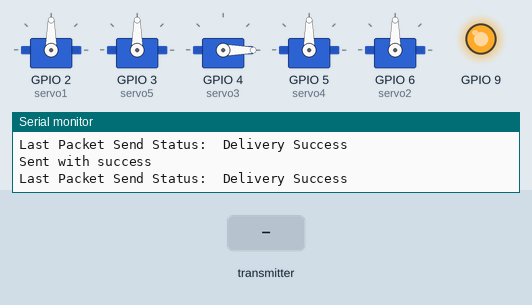
This sketch was run on a simulated ESP32. Parts: 5 × servo, output pins drawn as LEDs (lit = HIGH), the last lines printed to the serial monitor. Inputs (shaded band) come from the test bench.

Above: at 1.2 s.
1.3 s: the transmitter starts sending RotLeft = 0
At 2.4 s:
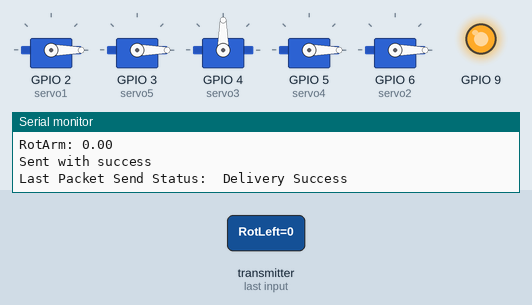
2.8 s: the transmitter starts sending RotRight = 25
At 3.8 s:
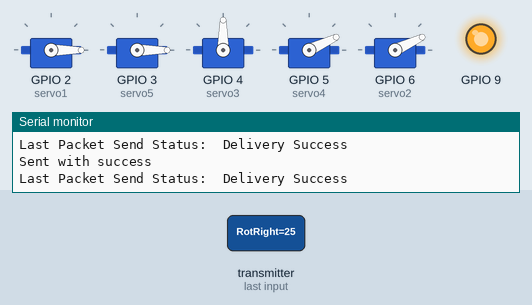
4.3 s: the transmitter starts sending RotArm = 25
At 5.2 s:
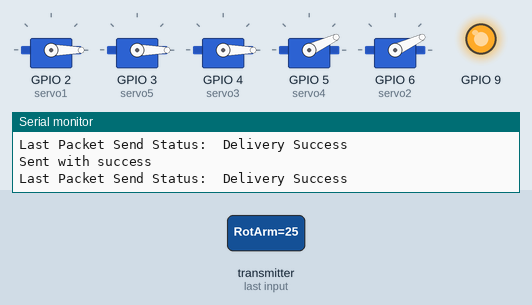
5.8 s: the transmitter starts sending RotLeft = 25
At 6.6 s:
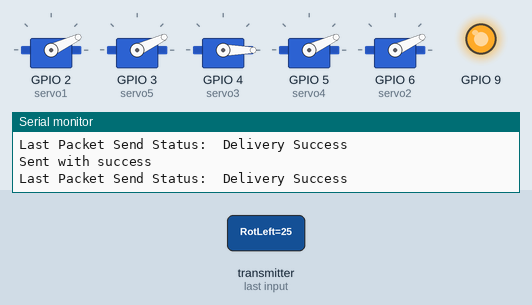
7.3 s: the transmitter starts sending RotRight = 50
At 8.0 s:
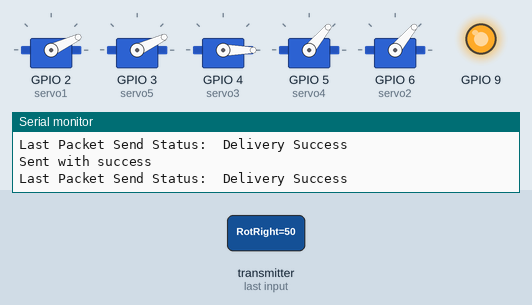
8.8 s: the transmitter starts sending RotArm = 0
At 9.3 s:
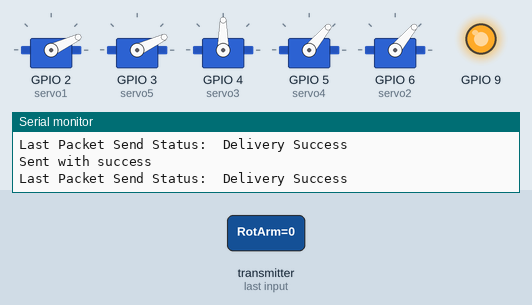
Timing chart, 0 to 11.3 s (numbered marks = the images above; inputs shaded):
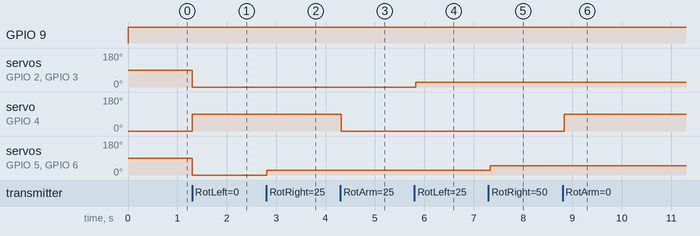

The sketch:

robot_code.ino
```cpp
// (licence header left out)
#include <esp_now.h>
#include <WiFi.h>

#include <ESP32Servo.h>
#include <Wire.h>

Servo servo1;
Servo servo2;
Servo servo3;
Servo servo4;
Servo servo5;

// REPLACE WITH THE MAC Address of your controller esp
uint8_t broadcastAddress[] = {0x64, 0xE8, 0x33, 0x86, 0xAF, 0x74}; //64:e8:33:86:af:74

float rotationLeft;
float rotationRight;
float Arm;

int servoLeft = 90;
int servoRight = 90;
int servoArm = 90;

// Define variables to store incoming readings
float incomingRotationLeft;
float incomingRotationRight;
float incomingArm;

// Variable to store if sending data was successful
String success;

//Structure example to send data

//Must match the receiver structure
typedef struct struct_message {
    float RotLeft;
    float RotRight;
    float RotArm;
} struct_message;

// Create a struct_message called RotReadings to hold sensor readings
struct_message RotReadings;

// Create a struct_message to hold incoming sensor readings
struct_message incomingReadings;

esp_now_peer_info_t peerInfo;

// Callback when data is sent
void OnDataSent(const uint8_t *mac_addr, esp_now_send_status_t status) {
  Serial.print("\r\nLast Packet Send Status:\t");
  Serial.println(status == ESP_NOW_SEND_SUCCESS ? "Delivery Success" : "Delivery Fail");
  if (status == 0){
    success = "Delivery Success :)";
    digitalWrite(D10, HIGH);

  }
  else{
    success = "Delivery Fail :(";
    servoLeft = 90;
    servoRight = 90;
    servoArm = 90;
    digitalWrite(D10, LOW);
  }
}

// Callback when data is received
void OnDataRecv(const uint8_t * mac, const uint8_t *incomingData, int len) {
  memcpy(&incomingReadings, incomingData, sizeof(incomingReadings));
  Serial.print("Bytes received: ");
  Serial.println(len);
  incomingRotationLeft = incomingReadings.RotLeft;
  incomingRotationRight = incomingReadings.RotRight;
  incomingArm = incomingReadings.RotArm;
  Serial.print("RotLeft: ");
  Serial.println(incomingRotationLeft);
  Serial.print("RotRight: ");
  Serial.println(incomingRotationRight);
  Serial.print("RotArm: ");
  Serial.println(incomingArm);
  servoLeft=int(incomingRotationLeft);
  servoRight=int(incomingRotationRight);
  servoArm=int(incomingArm);

}

void setup() {
  // Init Serial Monitor
  Serial.begin(115200);

  servo1.attach(D1);
  servo5.attach(D2);
  servo3.attach(D3);
  servo4.attach(D4);
  servo2.attach(D5);


  pinMode(D10, OUTPUT);


  // Set device as a Wi-Fi Station
  WiFi.mode(WIFI_STA);

  // Init ESP-NOW
  if (esp_now_init() != ESP_OK) {
    Serial.println("Error initializing ESP-NOW");
    return;
  }

  // Once ESPNow is successfully Init, we will register for Send CB to
  // get the status of Trasnmitted packet
  esp_now_register_send_cb((esp_now_send_cb_t)OnDataSent);

  // Register peer
  memcpy(peerInfo.peer_addr, broadcastAddress, 6);
  peerInfo.channel = 0;
  peerInfo.encrypt = false;

  // Add peer
  if (esp_now_add_peer(&peerInfo) != ESP_OK){
    Serial.println("Failed to add peer");
    return;
  }
  // Register for a callback function that will be called when data is received
  esp_now_register_recv_cb(esp_now_recv_cb_t(OnDataRecv));
}

void loop() {

 rotationLeft=90;
 rotationRight=90;
 Arm=90;


  // Set values to send
  RotReadings.RotLeft = rotationLeft;
  RotReadings.RotRight = rotationRight;
  RotReadings.RotArm = Arm;

  // Send message via ESP-NOW
  esp_err_t result = esp_now_send(broadcastAddress, (uint8_t *) &RotReadings, sizeof(RotReadings));

  if (result == ESP_OK) {
    Serial.println("Sent with success");
  }
  else {
    Serial.println("Error sending the data");
  }


  // Student can edit servo.write numbers to center servos (see below)
// for instance, can change 90 to 88 or 93 if there is undesired movement
//"servo#.write(90);"
//replace # with the servo number

  if (abs(90-servoLeft) > 25){
  servo1.write(servoLeft);
  servo5.write(servoLeft);
  }
  else {
    servo1.write(90);
    servo5.write(90);
  }


  if (abs(90-servoRight) > 25){
  servo2.write(servoRight);
  servo4.write(servoRight);
  }
  else {
    servo2.write(90);
    servo4.write(90);
  }


  if (servoArm == 0){

  servo3.write(90);

  }


  else{

    servo3.write(0);  // can change to (180) to reverse direction
  }

  delay(100);
}
```

Measured:
- after the input at 1.3 s, servo on GPIO 2 (servo1), servo on GPIO 3 (servo5), servo on GPIO 5 (servo4), servo on GPIO 6 (servo2): 90° → 0° at once; servo on GPIO 4 (servo3): 0° → 90° at once
- after the input at 2.8 s, servo on GPIO 5 (servo4), servo on GPIO 6 (servo2): 0° → 25° at once
- after the input at 4.3 s, servo on GPIO 4 (servo3): 90° → 0° at once
- after the input at 5.8 s, servo on GPIO 2 (servo1), servo on GPIO 3 (servo5): 0° → 25° at once
- after the input at 7.3 s, servo on GPIO 5 (servo4), servo on GPIO 6 (servo2): 25° → 50° at once
- after the input at 8.8 s, servo on GPIO 4 (servo3): 0° → 90° at once
